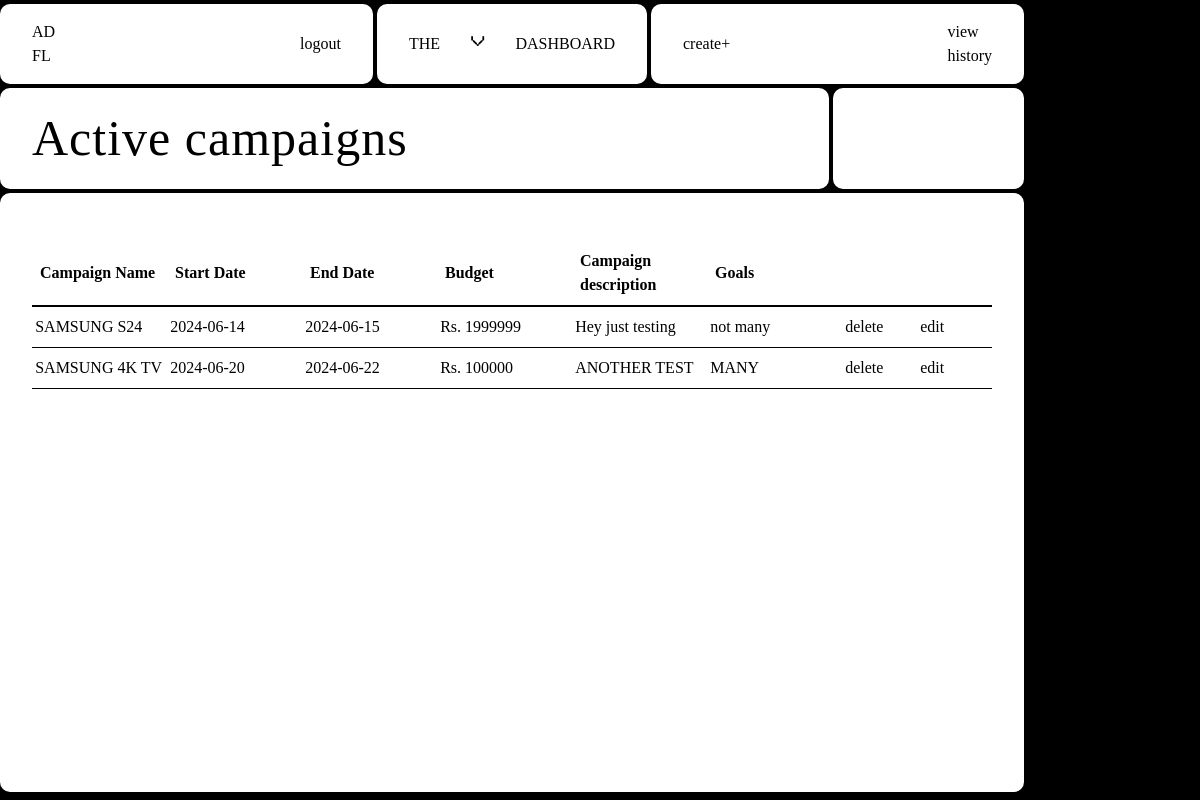
The page /sponsor/viewCampaigns (signed in) on the database as committed earlier.
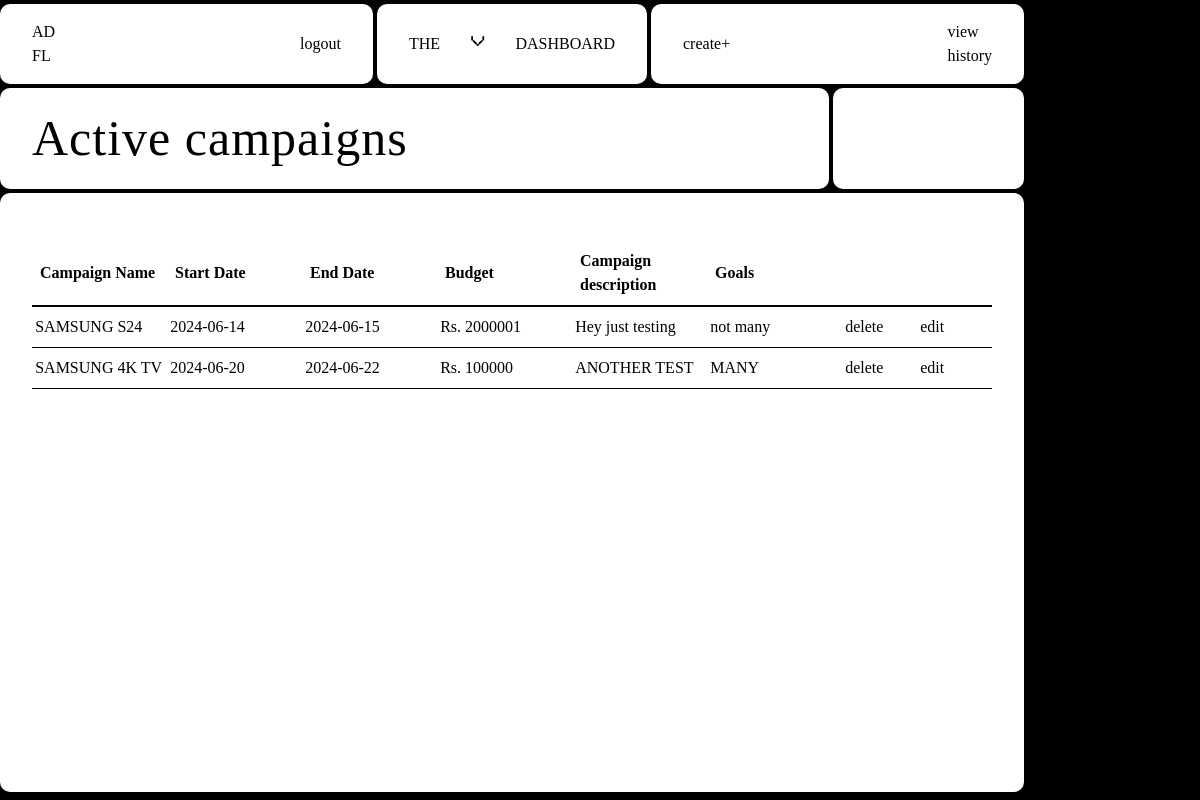
The same page on the database as committed later.
### website/models.py (models this page shows)
class Campaign(db.Model):
    id = db.Column(db.Integer, primary_key=True)
    name = db.Column(db.String(140), nullable=False)
    description = db.Column(db.Text, nullable=False)
    start_date = db.Column(db.DateTime, nullable=False, default=datetime.utcnow)
    end_date = db.Column(db.DateTime, nullable=False)
    budget = db.Column(db.Integer , nullable=False)
    visibility = db.Column(db.String(10), nullable=False)  # 'public' or 'private'
    goals = db.Column(db.Text, nullable=False)
    user_id = db.Column(db.Integer, db.ForeignKey('user.id'), nullable=False)
    ad_requests = db.relationship('AdRequest', backref='campaign', lazy=True)

### website/sponsor.py (the view)
@sponsor.route('/viewCampaigns', methods=['GET'])
@role_required('Sponsor')
@login_required
def viewCampaigns():
    active_campaigns = Campaign.query.filter_by(user_id=current_user.id).all()
    return render_template('Sponsor/viewCampaigns.html', campaigns=active_campaigns)

### website/auth.py (called while the page is built)
def role_required(role):
    def decorator(f):
        @wraps(f)
        def decorated_function(*args, **kwargs):
            if current_user.role != role:
                abort(403)
            return f(*args, **kwargs)
        return decorated_function
    return decorator

### website/templates/Sponsor/viewCampaigns.html (shortened to what this page needs)
{% extends "base.html" %} {% block head %}
<link
  rel="stylesheet"
  href="{{ url_for('static', filename='src/sponsor_css/view_campaigns.css') }}"
/>
{% endblock %} {% block content %}
<div class="container">
  <nav>
    <div class="nav-1">
      <a href="{{ url_for('sponsor.dashboard') }}" class="logo view">
        AD <br />
        FL
      </a>
      <a href="{{ url_for('views.logout') }}" class="view">logout</a>
    </div>
    <div class="nav-2">
      <p class="menu-button view">the</p>
      <p class="x">v</p>
      <p class="menu-button view">dashboard</p>
    </div>
    <div class="nav-3">
      <a href="{{ url_for('sponsor.createCampaign') }}" class="view">create+</a>
      <a
        href="{{ url_for('sponsor.payment_history',user_id=current_user.id) }}"
        class="view"
      >
        view <br />
        history
      </a>
    </div>
  </nav>
  <div class="content-wrapper">
    <div class="header-wrapper">
      <div class="header-1">
        <h1>Active campaigns</h1>
      </div>
      <div class="header-2">
      </div>
    </div>
    <div class="table-wrapper">
      <table class="first-table">
        <thead>
          <tr>
            <th>Campaign Name</th>
            <th>Start Date</th>
            <th>End Date</th>
            <th>Budget</th>
            <th>Campaign description</th>
            <th>Goals</th>
            <th class="link"></th>
            <th class="link"></th>
          </tr>
        </thead>
        <tbody>
          {% for campaign in campaigns %}
          <tr>
            <td>
              <a
                href="{{ url_for('sponsor.viewCampaign', campaign_id=campaign.id) }}"
                class="view"
                >{{ campaign.name }}</a
              >
            </td>
            <td>{{ campaign.start_date.strftime('%Y-%m-%d') }}</td>
            <td>{{ campaign.end_date.strftime('%Y-%m-%d') }}</td>
            <td>Rs. {{ campaign.budget }}</td>
            <td>{{ campaign.description }}</td>
            <td>{{ campaign.goals }}</td>
            <td class="link danger">
              <form
                action="{{ url_for('sponsor.deleteCampaign', campaign_id=campaign.id) }}"
                method="POST"
                onsubmit="return confirm('Are you sure you want to delete this campaign?');"
              >
                <button type="submit">delete</button>
              </form>
            </td>
            <td class="link view">
              <form
                action="{{ url_for('sponsor.editCampaign', campaign_id=campaign.id) }}"
                method="POST"
                onsubmit="return confirm('Are you sure you want to edit this campaign?');"
              >
                <button type="submit">edit</button>
              </form>
            </td>
          </tr>
          {% endfor %}
        </tbody>
      </table>
    </div>
  </div>
</div>
{% endblock %}

### website/templates/base.html (shortened to what this page needs)
<!DOCTYPE html>
<html>
  <head>
    <link
      rel="stylesheet"
      href="{{ url_for('static', filename='css/main.css') }}"
    />
    <link
      rel="stylesheet"
      href="{{ url_for('static', filename='src/input.css') }}"
    />
    {% block head %}{% endblock %}
  </head>
  <body>
    {% block content %} {% endblock %}
  </body>
</html>

### website/static/css/main.css (style rules this page uses)
html, :host { line-height: 1.5; -webkit-text-size-adjust: 100%; -moz-tab-size: 4; -o-tab-size: 4; tab-size: 4; font-family: ui-sans-serif, system-ui, sans-serif, "Apple Color Emoji", "Segoe UI Emoji", "Segoe UI Symbol", "Noto Color Emoji"; font-feature-settings: normal; font-variation-settings: normal; -webkit-tap-highlight-color: transparent; }
body { margin: 0; line-height: inherit; }
h1, h2, h3, h4, h5, h6 { font-size: inherit; font-weight: inherit; }
a { color: inherit; text-decoration: inherit; }
table { text-indent: 0; border-color: inherit; border-collapse: collapse; }
button, input, optgroup, select, textarea { font-family: inherit; font-feature-settings: inherit; font-variation-settings: inherit; font-size: 100%; font-weight: inherit; line-height: inherit; letter-spacing: inherit; color: inherit; margin: 0; padding: 0; }
button, select { text-transform: none; }
button, input:where([type='button']), input:where([type='reset']), input:where([type='submit']) { -webkit-appearance: button; background-color: transparent; background-image: none; }
blockquote, dl, dd, h1, h2, h3, h4, h5, h6, hr, figure, p, pre { margin: 0; }
button, [role="button"] { cursor: pointer; }
.container { width: 100%; }
@media (min-width: 640px) { .container { max-width: 640px; } }
@media (min-width: 768px) { .container { max-width: 768px; } }
@media (min-width: 1024px) { .container { max-width: 1024px; } }
* { margin: 0; padding: 0; }
.link { text-decoration: none; position: relative; cursor: pointer; }
.link::after { content: ""; position: absolute; left: 0; bottom: 0; width: 100%; height: 1.4px; background-color: transparent; transition: background-color 0.3s ease-in; }

### website/static/src/input.css (style rules this page uses)
* { margin: 0; padding: 0; }
.link { text-decoration: none; position: relative; cursor: pointer; }
.link::after { content: ""; position: absolute; left: 0; bottom: 0; width: 100%; height: 1.4px; background-color: transparent; transition: background-color 0.3s ease-in; }

### website/static/src/sponsor_css/view_campaigns.css (style rules this page uses)
* { margin: 0; padding: 0; box-sizing: border-box; }
html, body { width: 100vw; height: 100%; background-color: #000; font-family: "Arame"; overflow: hidden; }
p { text-transform: uppercase; }
.x { font-family: sk; margin-top: -10px; font-size: 14px; }
.container { width: 100%; height: 100vh; display: flex; flex-direction: column; gap: 0.25em; }
nav { width: 100%; flex: 1; display: flex; gap: 0.25em; padding: 0.25em 0 0 0; background-color: #000; }
nav > div { display: flex; justify-content: space-between; align-items: center; padding: 1em 2em; background: #fff; color: #000; border-radius: 10px; }
.nav-1 { flex: 3; }
.nav-2 { flex: 2; }
.view { cursor: pointer; transition: all 0.2s ease-out; font-family: "Arame"; }
.nav-3 { flex: 3; }
.content-wrapper { flex: 12; width: 100%; height: 100%; display: flex; flex-direction: column; padding: 0 0 0.5em 0; background-color: #000; gap: 0.25em; overflow: hidden; }
.header-wrapper { display: flex; gap: 0.25em; }
.header-1 { flex: 8; background-color: #fff; color: #000; border-radius: 10px; text-align: left; padding: 0.8em 2em; }
.header-1 h1 { font-family: up; font-size: 50px; letter-spacing: 1px; }
.header-2 { flex: 2; background-color: #fff; border-radius: 10px; }
.table-wrapper { width: 100%; height: 100vh; overflow-x: auto; overflow-y: auto; display: flex; justify-content: center; border-radius: 10px; background: #fff; padding: 3em 2em; }
.first-table { width: 100%; border-collapse: collapse; table-layout: fixed; height: fit-content; }
.first-table th { position: sticky; top: 0; z-index: 1; background-color: #fff; padding: 0.5em 0.5em; border-bottom: 2px solid #000; text-align: left; font-size: 16px; }
.first-table td { padding: 0.5em 0.2em; border-bottom: 1px solid #000; text-align: left; vertical-align: top; word-wrap: break-word; white-space: normal; font-size: 16px; }
.link { width: 75px; }
.danger { cursor: pointer; transition: all 0.2s ease-out; font-family: "Arame"; }

Rows that differ between the two databases and show on the page:
changed Campaign "SAMSUNG S24": budget "1999999" → "2000001"
